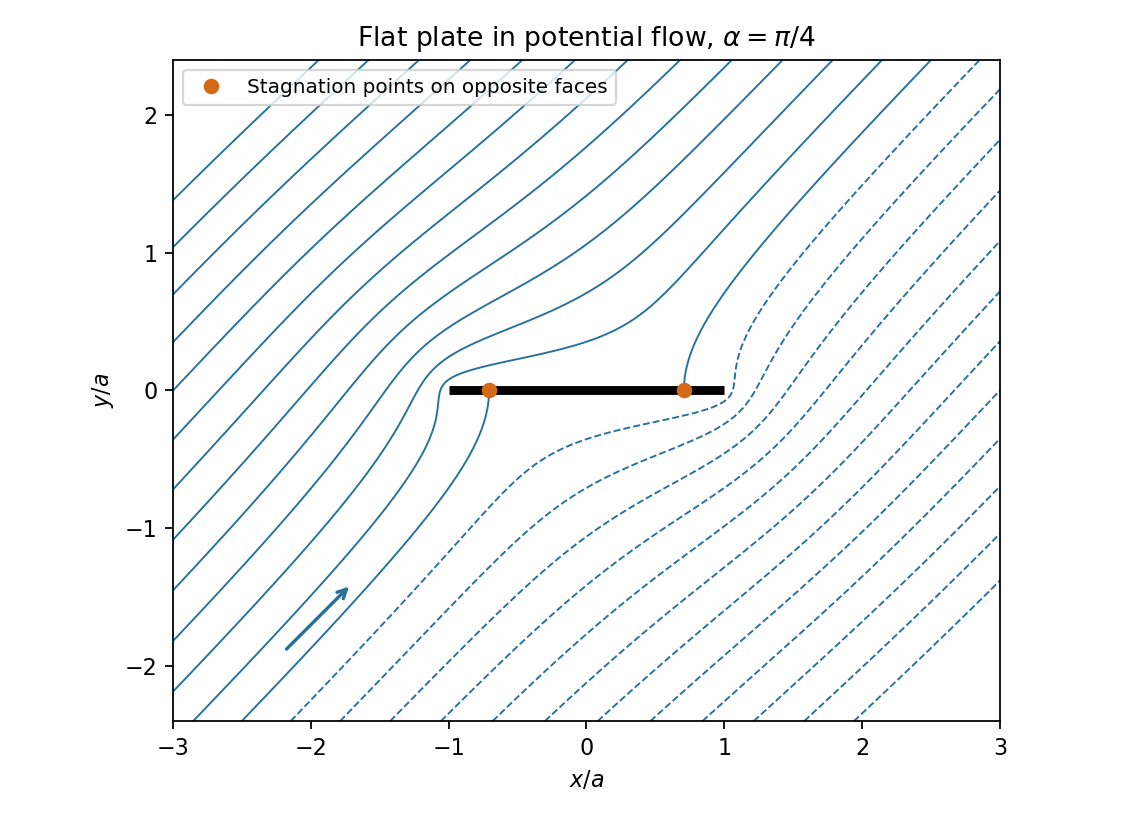

The Python source for this figure:
"""Original streamline sketch; Python3.14,numpy2.3.5,matplotlib3.10.7.
Run in the output directory; writes same-basename PNG with a white background.
"""
from pathlib import Path
import numpy as np
import matplotlib
matplotlib.use('Agg')
import matplotlib.pyplot as plt
x=np.linspace(-3,3,700);y=np.linspace(-2.4,2.4,561)
X,Y=np.meshgrid(x,y);Z=X+1j*Y
root=np.sqrt(Z-1)*np.sqrt(Z+1)
w=(Z-1j*root)/np.sqrt(2)
psi=np.ma.array(w.imag,mask=(np.abs(Y)<.025)&(np.abs(X)<=1.025))
fig,ax=plt.subplots(figsize=(7.1,5.1),facecolor='white');ax.set_facecolor('white')
ax.contour(X,Y,psi,levels=np.arange(-3,3.01,.25),colors='#24719b',linewidths=.85)
ax.plot([-1,1],[0,0],color='black',lw=4,solid_capstyle='butt')
ax.plot([1/np.sqrt(2),-1/np.sqrt(2)],[0,0],'o',color='#d46a16',ms=6,zorder=5,label='Stagnation points on opposite faces')
ax.annotate('',(-1.7,-1.4),(-2.2,-1.9),arrowprops={'arrowstyle':'->','lw':1.5,'color':'#24719b'})
ax.set(xlabel='$x/a$',ylabel='$y/a$',xlim=(-3,3),ylim=(-2.4,2.4),title=r'Flat plate in potential flow, $\alpha=\pi/4$')
ax.set_aspect('equal');ax.legend(loc='upper left',fontsize=9)
fig.tight_layout();fig.savefig(Path(__file__).stem+'.png',dpi=160,facecolor='white')
